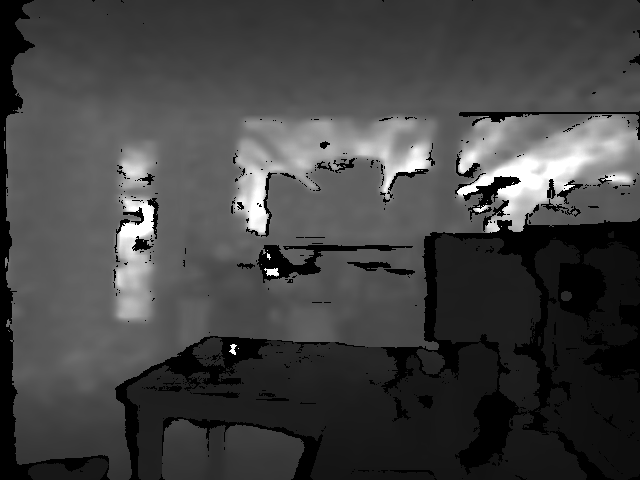
#> input picture example_data/depth.png, 640 x 480 px
$ python flask_client.py
#> lines starting #> are read from the running program, lines starting #| are printed output that depends on the picture
import requests
import numpy as np

from PIL import Image


class GSNetFlaskClient:
    def __init__(self, base_url="http://127.0.0.1:5000"):
        self._base_url = base_url

        depth_path, intrinsics = self.DEMO_return_depth_data()
        pcd = self.DEMO_get_pcd(depth_path, intrinsics)
        grasping_pose = self.request_grasping_pose(pcd)
        print(grasping_pose)


    def request_grasping_pose(self, data):
        response = requests.post(f"{self._base_url}/get_gsnet_grasp", json=data)
        return response.json()


    def DEMO_return_depth_data(self):
        depth_path = "example_data/depth.png"
        intrinsics = np.array([[383.5498046875, 0.0, 320.0272521972656],
                               [0.0, 383.5498046875, 235.78729248046875],
                               [0.0, 0.0, 1.0]])
        return depth_path, intrinsics


    def DEMO_get_pcd(self, depth_path, intrinsics, depth_scale=1000):
        # Load depth image
#> called with depth_path = 'example_data/depth.png', intrinsics = array of shape (3, 3), depth_scale = 1000
        depth = np.asarray(Image.open(depth_path), dtype=np.uint16)
        depth = depth[:,:,0]
#> depth: shape (480, 640) uint16

        # Load Intrinsics
        height = depth.shape[0]
#> height = 480
        width = depth.shape[1]
#> width = 640
        center_x = intrinsics[0, 2]
        center_y = intrinsics[1, 2]
        focal_x = intrinsics[0, 0]
        focal_y = intrinsics[1, 1]

        # Convert depth image to point cloud
        u_indices , v_indices = np.meshgrid(np.arange(width), np.arange(height))
        x_factors = (u_indices - center_x) / focal_x
        y_factors = (v_indices - center_y) / focal_y

        z_mat = depth
        x_mat = x_factors * z_mat
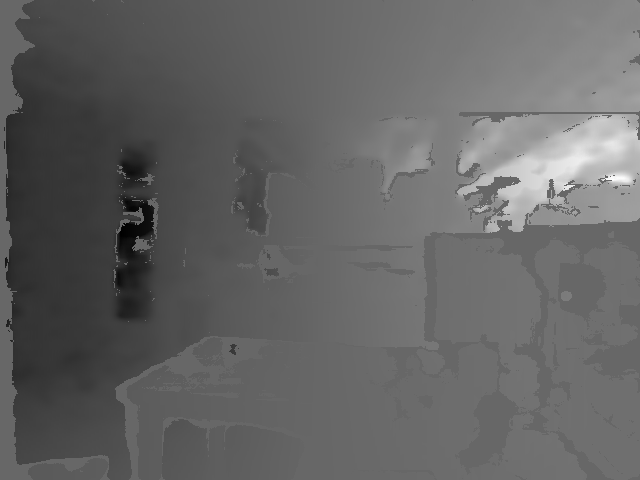
#> x_mat: shape (480, 640) float64; min -133, max 194.8, mean -3.9; drawn with min black and max white
        y_mat = y_factors * z_mat
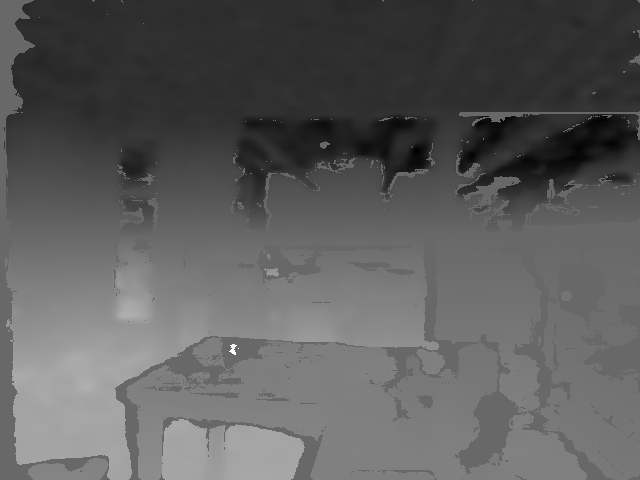
#> y_mat: shape (480, 640) float64; min -54.82, max 78.59, mean -6; drawn with min black and max white

        points = []
        for h in range(height):
            for w in range(width):
                x = x_mat[h, w]
                y = y_mat[h, w]
                z = z_mat[h, w] / depth_scale
                points.append([x,y,z])
#> after the loop, points = 307200 items

        return points


client = GSNetFlaskClient()
#> (the run stopped early here; a loop or call above may not have finished)
